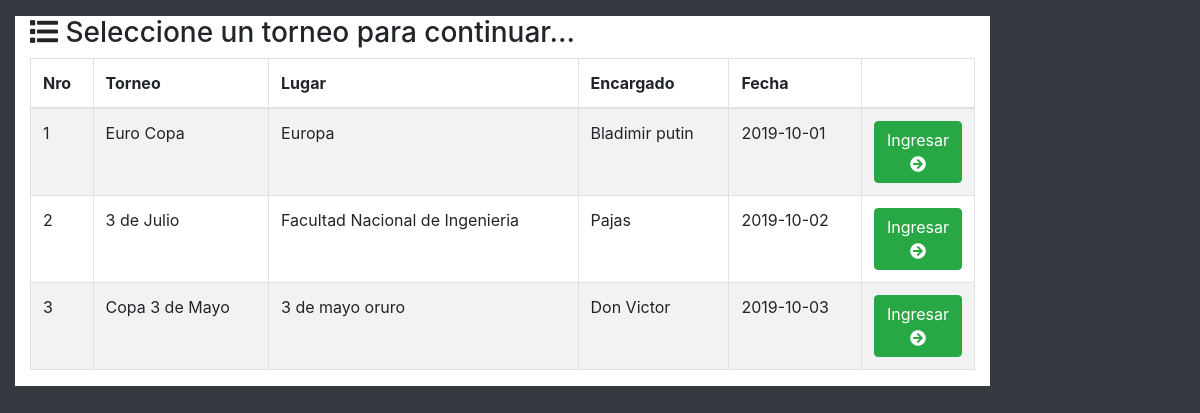
Screenshot of /index.php/torneo with the database file from the repository.
### tables this page shows
CREATE TABLE `torneos` (
  `torneo_id` int(11) NOT NULL,
  `nombre` varchar(50) NOT NULL,
  `lugar` varchar(50) NOT NULL,
  `encargado` varchar(80) NOT NULL,
  `fecha_inicio` date NOT NULL
);

### application/controllers/Torneo.php (called while the page is built, shortened)
<?php
class Torneo extends CI_Controller {
	public function __construct()
	{
		$this->load->library('session');
		$this->load->library('form_validation');
		$this->load->helper('url');
		$this->load->helper('form');
	 	$this->load->model('TorneoModel');
	}
	public function index()
	{
		$this->getAllData();
	}
	public function getAllData()
	{
		$data['mi_torneo'] = $this->TorneoModel->getAll();
		$this->load->view('torneo/elegir_Torneo',$data);
	}
}

### index.php (called while the page is built, shortened)
<?php
require_once BASEPATH.'core/CodeIgniter.php';

### application/models/TorneoModel.php (called while the page is built, shortened)
<?php
class TorneoModel extends CI_Model
{
	public function getAll()
	{
		$this->db->from('torneos');
		$query=$this->db->get();
		return $query->result();
	}
}

### application/views/data/all_torneos.php (the view, shortened to what this page needs)
<div class="col-md-10 bg-white">
        <div class="panel panel-success">
            <div class="panel-heading">
                <h3 class="panel-title">
                <span class="fas fa-list" aria-hidden="true"></span> Seleccione un torneo para continuar...</h3>
            </div>
            <div class="panel-body">
							<div class="table-responsive">
									<table id="table_id" class="table table-striped table-bordered" cellspacing="0" width="100%">
										<thead>
											<tr>
												<th>Nro</th>
												<th>Torneo</th>
												<th>Lugar</th>
                        <th>Encargado</th>
												<th>Fecha</th>
												<th style="width:100px;">
												</th>
											</tr>
										</thead>
										<tbody>
											<?php foreach($mi_torneo as $arb){?>
													<tr>
  														<td><?php echo $arb->torneo_id;?></td>
  														<td><?php echo $arb->nombre;?></td>
  														<td><?php echo $arb->lugar;?></td>
                              <td><?php echo $arb->encargado;?></td>
  														<td><?php echo $arb->fecha_inicio;?></td>
  														<td>
  															<button class="btn btn-success"  onclick="miTorneo(<?php echo $arb->torneo_id;?>)">Ingresar <i class="fas fa-arrow-circle-right"></i></button>
  														</td>
														</tr>
											<?php }?>
										</tbody>
									</table>
							</div>
				</div>
		</div>
</div>
<br /><br />

### assets/css/sb-admin.css (style rules this page uses)
html { position: relative; min-height: 100%; }
body { height: 100%; }
:root { --input-padding-x: 0.75rem; --input-padding-y: 0.75rem; }

### assets/css/inicio.css (style rules this page uses)
.btn-success { float:right; }

### rows the page displays
torneos: torneo_id "1", nombre "Euro Copa", lugar "Europa", encargado "Bladimir putin", fecha_inicio "2019-10-01"
torneos: torneo_id "2", nombre "3 de Julio", lugar "Facultad Nacional de Ingenieria", encargado "Pajas", fecha_inicio "2019-10-02"
torneos: torneo_id "3", nombre "Copa 3 de Mayo", lugar "3 de mayo oruro", encargado "Don Victor", fecha_inicio "2019-10-03"
